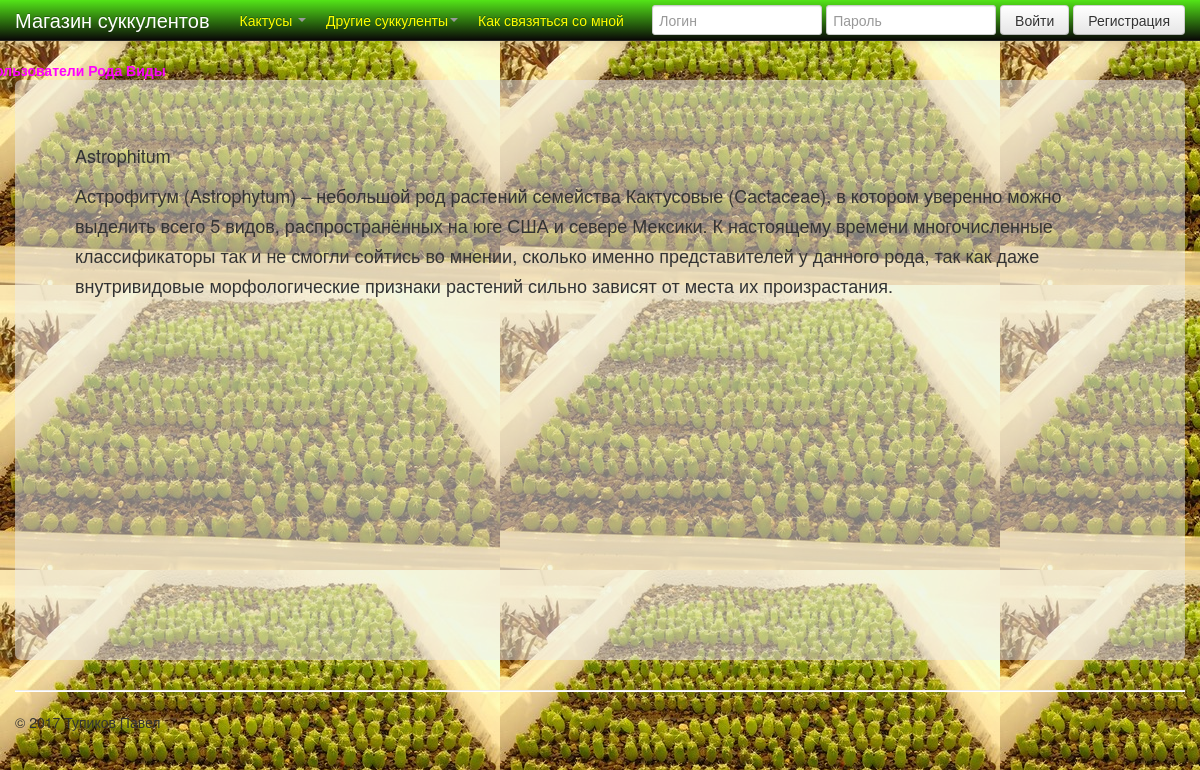
/admin/genus/detail/1/, run on the app's committed database.
### mainapp/models.py (models this page shows, shortened)
class CactusGenus(models.Model):
    name = models.CharField(verbose_name=u'Название', max_length=16, unique=True)
    description = models.TextField(verbose_name='Описание', blank=True)
    subfamily = models.ForeignKey(CactusSubfamily, verbose_name='Подсемейство', null=True)

### adminapp/views.py (the view)
# urls.py: url(r'^genus/detail/(?P<pk>\d+)/$', GensDetailView.as_view(), name='genus_detail'),
class GensDetailView(DetailView):
    model = CactusGenus
    template_name = 'admin_genus_detail.html'

### adminapp/templates/admin_genus_detail.html (shortened to what this page needs)
{% extends "admin_base.html" %}
{% block content %}
    <p>
        {{object.name}}
    </p>
    <p>
        {{object.description}}
    </p>
{% endblock %}

### static/css/my-styles.css (style rules this page uses)
body { padding-top: 60px; padding-bottom: 25px; background-repeat: no-repeat; background-size: 100% }
* { margin: 0; padding: 0; }

### data on the page
CactusGenus: name "Astrophitum", description "Астрофитум (Astrophytum) – небольшой род растений семейства Кактусовые (Cactaceae), в котором уверенно можно выделить всего 5 видов, распространённых на юге США и севере Мексики. К настоящему времени многочисленные классификаторы так и не смогли сойтись во мнении, сколько именно представителей у данного рода, так как даже внутривидовые морфологические признаки растений сильно зависят от места их произрастания."
